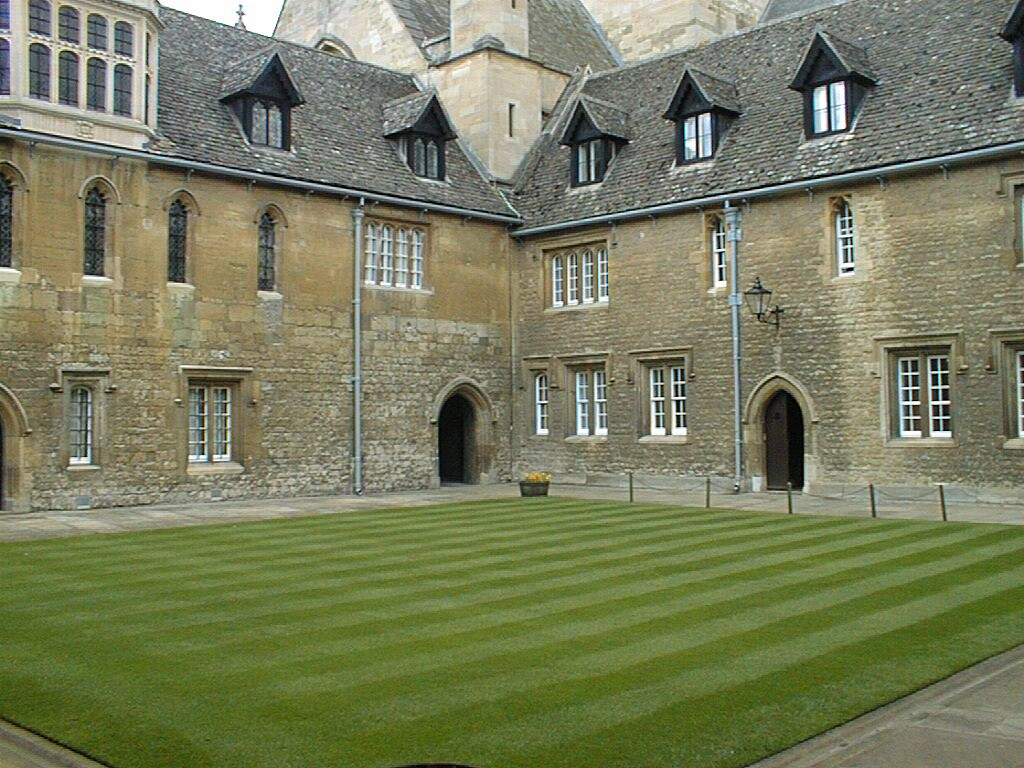
#> input picture metron/images/001.jpg, 1024 x 768 px
$ jupyter execute --allow-errors 'image copy.ipynb'
#> lines starting #> are read from the running program, lines starting #| are printed output that depends on the picture
[cell 1]
import numpy as np
import cv2
from PIL import Image
import matplotlib.pyplot as plt

# Load images
im1 = np.array(Image.open('metron/images/001.jpg'))
#> im1 is the input picture: shape (768, 1024, 3); mean R, G, B 119.8, 124.9, 93
im2 = np.array(Image.open('metron/images/002.jpg'))
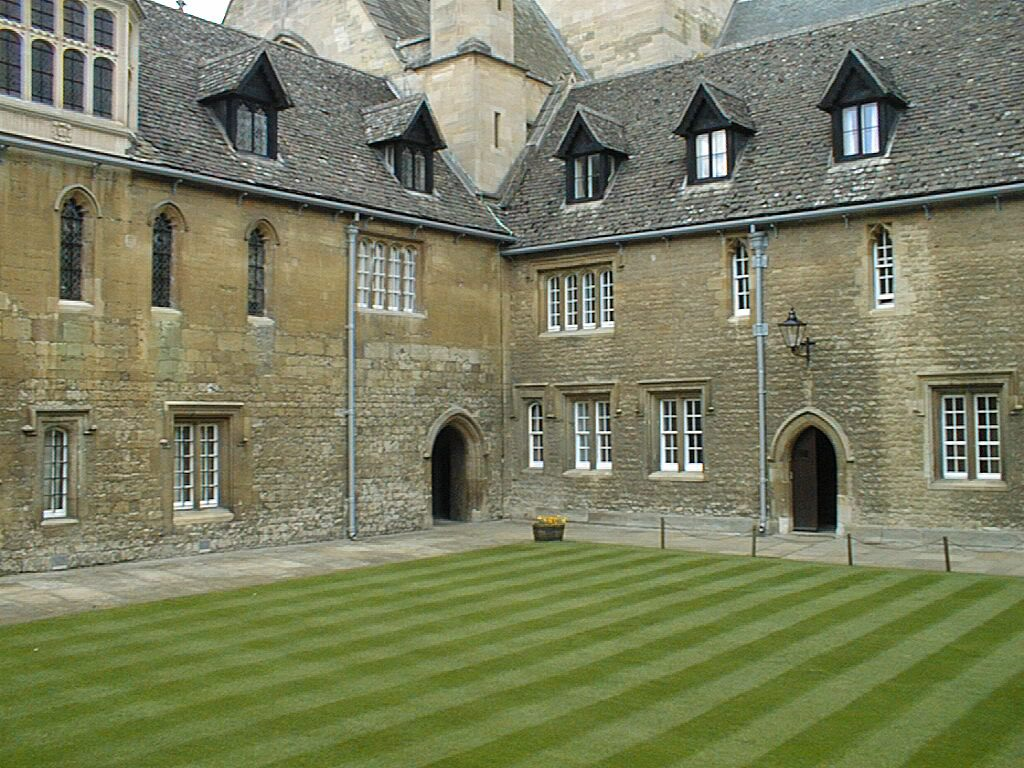
#> input picture metron/images/002.jpg, 1024 x 768 px
#> im2 is the input picture: shape (768, 1024, 3); mean R, G, B 122.1, 126, 95.5

# Display images
plt.subplot(1, 2, 1)
plt.title('Image 1')
plt.imshow(im1)
plt.subplot(1, 2, 2)
plt.title('Image 2')
plt.imshow(im2)
plt.show()
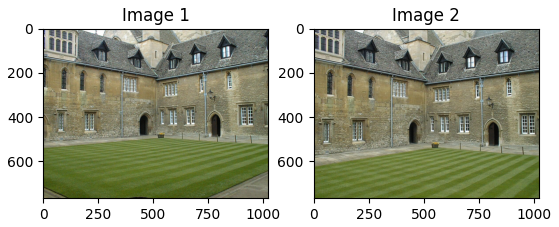
#> figure drawn by matplotlib, 2 panels

# Load 2D points for each view
#> (the rest of this cell did not finish here and is left out)
